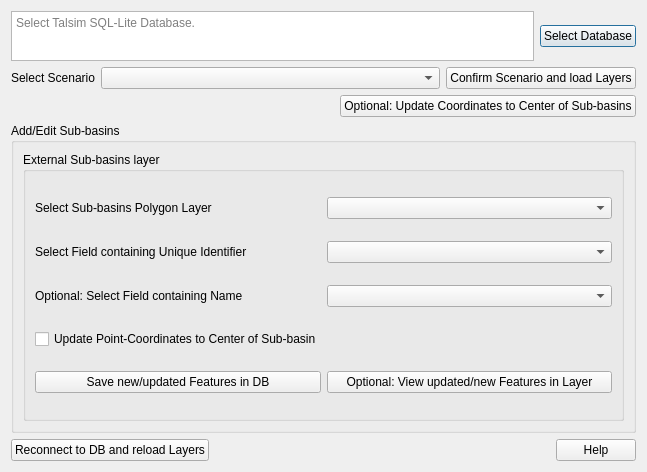
<?xml version="1.0" encoding="UTF-8"?>
<ui version="4.0">
 <class>Dialog</class>
 <widget class="QDialog" name="Dialog">
  <property name="geometry">
   <rect>
    <x>0</x>
    <y>0</y>
    <width>647</width>
    <height>472</height>
   </rect>
  </property>
  <property name="windowTitle">
   <string>Dialog</string>
  </property>
  <layout class="QVBoxLayout" name="verticalLayout_3">
   <item>
    <layout class="QVBoxLayout" name="verticalLayout_2">
     <item>
      <layout class="QVBoxLayout" name="verticalLayout">
       <item>
        <layout class="QHBoxLayout" name="horizontalLayout">
         <item>
          <widget class="QTextEdit" name="talsimDBPath">
           <property name="sizePolicy">
            <sizepolicy hsizetype="Expanding" vsizetype="Fixed">
             <horstretch>0</horstretch>
             <verstretch>0</verstretch>
            </sizepolicy>
           </property>
           <property name="minimumSize">
            <size>
             <width>0</width>
             <height>50</height>
            </size>
           </property>
           <property name="html">
            <string>&lt;!DOCTYPE HTML PUBLIC &quot;-//W3C//DTD HTML 4.0//EN&quot; &quot;http://www.w3.org/TR/REC-html40/strict.dtd&quot;&gt;
&lt;html&gt;&lt;head&gt;&lt;meta name=&quot;qrichtext&quot; content=&quot;1&quot; /&gt;&lt;style type=&quot;text/css&quot;&gt;
p, li { white-space: pre-wrap; }
&lt;/style&gt;&lt;/head&gt;&lt;body style=&quot; font-family:'MS Shell Dlg 2'; font-size:7.8pt; font-weight:400; font-style:normal;&quot;&gt;
&lt;p style=&quot;-qt-paragraph-type:empty; margin-top:0px; margin-bottom:0px; margin-left:0px; margin-right:0px; -qt-block-indent:0; text-indent:0px;&quot;&gt;&lt;br /&gt;&lt;/p&gt;&lt;/body&gt;&lt;/html&gt;</string>
           </property>
           <property name="placeholderText">
            <string>Select Talsim SQL-Lite Database.</string>
           </property>
          </widget>
         </item>
         <item>
          <widget class="QPushButton" name="onSelectDB">
           <property name="text">
            <string>Select Database</string>
           </property>
          </widget>
         </item>
        </layout>
       </item>
       <item>
        <layout class="QHBoxLayout" name="horizontalLayout_2">
         <item>
          <widget class="QLabel" name="labelScenariosDB">
           <property name="sizePolicy">
            <sizepolicy hsizetype="Maximum" vsizetype="Preferred">
             <horstretch>0</horstretch>
             <verstretch>0</verstretch>
            </sizepolicy>
           </property>
           <property name="text">
            <string>Select Scenario</string>
           </property>
          </widget>
         </item>
         <item>
          <widget class="QComboBox" name="comboxDBScenarios">
           <property name="sizePolicy">
            <sizepolicy hsizetype="Expanding" vsizetype="Fixed">
             <horstretch>0</horstretch>
             <verstretch>0</verstretch>
            </sizepolicy>
           </property>
          </widget>
         </item>
         <item>
          <widget class="QPushButton" name="onCreateSubBasinsLayer">
           <property name="text">
            <string>Confirm Scenario and load Layers</string>
           </property>
          </widget>
         </item>
        </layout>
       </item>
       <item>
        <layout class="QHBoxLayout" name="horizontalLayout_3">
         <item>
          <spacer name="horizontalSpacer">
           <property name="orientation">
            <enum>Qt::Horizontal</enum>
           </property>
           <property name="sizeHint" stdset="0">
            <size>
             <width>40</width>
             <height>20</height>
            </size>
           </property>
          </spacer>
         </item>
         <item>
          <widget class="QPushButton" name="onUpdateCoordinatesToCenter">
           <property name="toolTip">
            <string>Update the latitude &amp; longitude columns of the Sub-basins to the center of the corresponding polygon.</string>
           </property>
           <property name="text">
            <string>Optional: Update Coordinates to Center of Sub-basins</string>
           </property>
          </widget>
         </item>
        </layout>
       </item>
       <item>
        <layout class="QHBoxLayout" name="horizontalLayout_5"/>
       </item>
       <item>
        <widget class="QGroupBox" name="groupboxCreatePolygons">
         <property name="enabled">
          <bool>true</bool>
         </property>
         <property name="sizePolicy">
          <sizepolicy hsizetype="Expanding" vsizetype="Expanding">
           <horstretch>0</horstretch>
           <verstretch>0</verstretch>
          </sizepolicy>
         </property>
         <property name="title">
          <string>Add/Edit Sub-basins</string>
         </property>
         <layout class="QGridLayout" name="gridLayout">
          <item row="0" column="0">
           <layout class="QVBoxLayout" name="verticalLayout_5">
            <item>
             <layout class="QHBoxLayout" name="horizontalLayout_8">
              <item>
               <widget class="QGroupBox" name="groupBox">
                <property name="sizePolicy">
                 <sizepolicy hsizetype="Expanding" vsizetype="Preferred">
                  <horstretch>0</horstretch>
                  <verstretch>0</verstretch>
                 </sizepolicy>
                </property>
                <property name="title">
                 <string>External Sub-basins layer</string>
                </property>
                <layout class="QVBoxLayout" name="verticalLayout_4">
                 <item>
                  <layout class="QHBoxLayout" name="horizontalLayout_7">
                   <item>
                    <widget class="QLabel" name="labelSubBasinLayer">
                     <property name="sizePolicy">
                      <sizepolicy hsizetype="Expanding" vsizetype="Fixed">
                       <horstretch>0</horstretch>
                       <verstretch>0</verstretch>
                      </sizepolicy>
                     </property>
                     <property name="text">
                      <string>Select Sub-basins Polygon Layer    </string>
                     </property>
                    </widget>
                   </item>
                   <item>
                    <widget class="QComboBox" name="comboboxPolygonLayer">
                     <property name="sizePolicy">
                      <sizepolicy hsizetype="Expanding" vsizetype="Fixed">
                       <horstretch>0</horstretch>
                       <verstretch>0</verstretch>
                      </sizepolicy>
                     </property>
                     <property name="minimumSize">
                      <size>
                       <width>80</width>
                       <height>0</height>
                      </size>
                     </property>
                     <property name="maximumSize">
                      <size>
                       <width>16777215</width>
                       <height>16777215</height>
                      </size>
                     </property>
                    </widget>
                   </item>
                  </layout>
                 </item>
                 <item>
                  <layout class="QHBoxLayout" name="horizontalLayout_4">
                   <item>
                    <widget class="QLabel" name="labelUIFieldPolygon">
                     <property name="sizePolicy">
                      <sizepolicy hsizetype="Preferred" vsizetype="Fixed">
                       <horstretch>0</horstretch>
                       <verstretch>0</verstretch>
                      </sizepolicy>
                     </property>
                     <property name="text">
                      <string>Select Field containing Unique Identifier</string>
                     </property>
                    </widget>
                   </item>
                   <item>
                    <widget class="QComboBox" name="comboboxUIFieldPolygon"/>
                   </item>
                  </layout>
                 </item>
                 <item>
                  <layout class="QHBoxLayout" name="horizontalLayout_9">
                   <item>
                    <widget class="QLabel" name="labelFieldName">
                     <property name="text">
                      <string>Optional: Select Field containing Name</string>
                     </property>
                    </widget>
                   </item>
                   <item>
                    <widget class="QComboBox" name="comboboxFieldName"/>
                   </item>
                  </layout>
                 </item>
                 <item>
                  <widget class="QCheckBox" name="checkboxUpdateCoordinates">
                   <property name="minimumSize">
                    <size>
                     <width>0</width>
                     <height>20</height>
                    </size>
                   </property>
                   <property name="toolTip">
                    <string>If checked, coordinates of exisiting elements where a polygon is added, are updated.</string>
                   </property>
                   <property name="text">
                    <string>Update Point-Coordinates to Center of Sub-basin</string>
                   </property>
                  </widget>
                 </item>
                 <item>
                  <layout class="QHBoxLayout" name="horizontalLayout_10">
                   <item>
                    <widget class="QPushButton" name="onLoadFeaturesinDB">
                     <property name="text">
                      <string>Save new/updated Features in DB</string>
                     </property>
                    </widget>
                   </item>
                   <item>
                    <widget class="QPushButton" name="onViewUpdatedFeatures">
                     <property name="toolTip">
                      <string>Creates a Layer that holds all features that are updated in the DB, if user presses &quot;Load Features in DB&quot;.</string>
                     </property>
                     <property name="text">
                      <string>Optional: View updated/new Features in Layer</string>
                     </property>
                    </widget>
                   </item>
                  </layout>
                 </item>
                </layout>
               </widget>
              </item>
             </layout>
            </item>
           </layout>
          </item>
         </layout>
        </widget>
       </item>
      </layout>
     </item>
    </layout>
   </item>
   <item>
    <layout class="QHBoxLayout" name="horizontalLayout_6">
     <item>
      <widget class="QPushButton" name="onReconnectToDB">
       <property name="text">
        <string>Reconnect to DB and reload Layers</string>
       </property>
      </widget>
     </item>
     <item>
      <widget class="QDialogButtonBox" name="finalButtonBox">
       <property name="orientation">
        <enum>Qt::Horizontal</enum>
       </property>
       <property name="standardButtons">
        <set>QDialogButtonBox::Help</set>
       </property>
       <property name="centerButtons">
        <bool>false</bool>
       </property>
      </widget>
     </item>
    </layout>
   </item>
  </layout>
 </widget>
 <resources/>
 <connections>
  <connection>
   <sender>finalButtonBox</sender>
   <signal>accepted()</signal>
   <receiver>Dialog</receiver>
   <slot>accept()</slot>
   <hints>
    <hint type="sourcelabel">
     <x>248</x>
     <y>254</y>
    </hint>
    <hint type="destinationlabel">
     <x>157</x>
     <y>274</y>
    </hint>
   </hints>
  </connection>
  <connection>
   <sender>finalButtonBox</sender>
   <signal>rejected()</signal>
   <receiver>Dialog</receiver>
   <slot>reject()</slot>
   <hints>
    <hint type="sourcelabel">
     <x>316</x>
     <y>260</y>
    </hint>
    <hint type="destinationlabel">
     <x>286</x>
     <y>274</y>
    </hint>
   </hints>
  </connection>
 </connections>
</ui>
